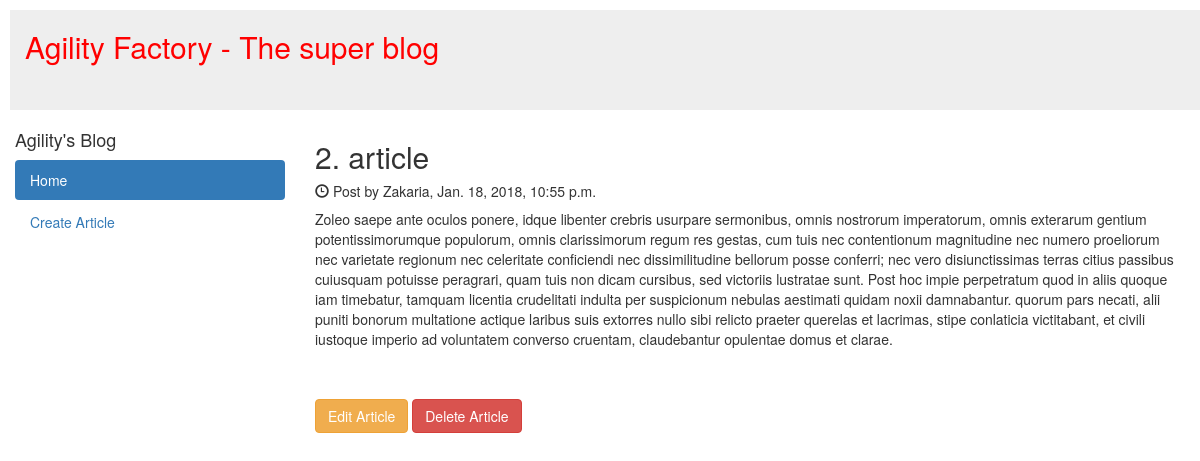
The page /articles/detail/2 on the database its author committed.
### articles/models.py (models this page shows, shortened)
class Articles(models.Model):
    title = models.CharField(max_length=255)
    description = models.TextField()
    author = models.CharField(max_length=255)
    created_at = models.DateTimeField(auto_now_add=True)
    updated_at = models.DateTimeField(auto_now=True)

### articles/views.py (the view)
# urls.py: url(r'^detail/(?P<pk>\d+)$', views.article_detail, name='article_detail'),
def article_detail(request, pk):
    article = Articles.objects.get(pk=pk)
    context = {'article': article}
    return render(request, 'articles/DetailArticle.html', context)

### articles/templates/articles/DetailArticle.html
{% extends 'articles/base.html' %}
{% block content %}
    <h2>{{ article.title }}</h2>
    <h5><span class="glyphicon glyphicon-time"></span> Post by {{ article.author }}, {{ article.created_at }}</h5>
    <p>{{ article.description}}</p>
    <br><br>
    <a href="{% url 'articles:article_edit' article.pk %}" class="btn btn-warning">Edit Article</a>
    <a href="#" class="btn btn-danger">Delete Article</a>
{% endblock %}

### rows shown on the page
Articles: title "2. article", author "Zakaria", created_at "Jan. 18, 2018, 10:55 p.m.", description "Zoleo saepe ante oculos ponere, idque libenter crebris usurpare sermonibus, omnis nostrorum imperatorum, omnis exterarum gentium potentissimorumque populorum, omnis clarissimorum regum res gestas, cum tuis nec contentionum magnitudine nec numero proeliorum nec varietate regionum nec celeritate conficiendi nec dissimilitudine bellorum posse conferri; nec vero disiunctissimas terras citius passibus cuiusquam potuisse peragrari, quam tuis non dicam cursibus, sed victoriis lustratae sunt. Post hoc impie perpetratum quod in aliis quoque iam timebatur, tamquam licentia crudelitati indulta per suspicionum nebulas aestimati quidam noxii damnabantur. quorum pars necati, alii puniti bonorum…"
